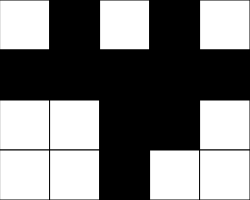
Frame 1 (no input)
Frame 60 (no input): identical to frame 1, image omitted
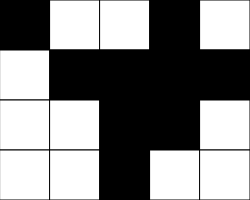
Frame 120 (the mouse pressed at the canvas centre since frame 60)

The p5.js sketch that drew these frames (run headless with seeded random() and noise() and a simulated clock; from frame 60 on, the mouse is pressed at the canvas centre):

// p5.js sketch
// ── sketch.js
// Puzzle Game Starter
// Lukas Scrobe
// Nov/6/2023
// make a game where you click tiles to colour the screen
// with black or white tiles

// Globals
let grid =[];
const NUM_ROWS = 4;
const NUM_COLS = 5;
let rectWidth = 50;
let rectHeight = 50;
let col;
let row;
let shiftSquare = 0;

function setup() {
  createCanvas(rectWidth * NUM_COLS, rectHeight * NUM_ROWS);
  randomStart();
}

function draw() {
  background(220);
  renderGrid();
  overlay();
  col = getCurrentX();
  row = getCurrentY();
  winCondition();
}

function mousePressed() {
  if(keyIsDown(SHIFT)){
    flip(col, row);
  }
  else{
    flip(col, row);
    if (row > 0) {
      flip(col, row - 1);
    }
    if (col < NUM_COLS - 1) {
      flip(col + 1, row);
    }
    if (col > 0) {
      flip(col - 1, row);
    }
    flip(col,row+1);
  }
}


function winCondition(x,y){
  let result = 0;
  for(let x = 0; x<5;x++){
    for(let y = 0;y<4;y++){
      if (grid[y][x] === 0){
        result += 1;
      }
      else{
        result -=1;
      }
    }
  }
  if (result === 20 || result === -20){
    for(let x = 0; x<5;x++){
      for(let y = 0;y<4;y++){
        grid[y][x] = 0;
      }
    }
    winText();
  }
}

function winText(){
  textSize(24);
  fill(176,11,105);
  text("You Win",NUM_COLS*15,NUM_ROWS*25);
}

function flip(x, y) {
  if (grid[y][x] === 0) {
    grid[y][x] = 255;
  }
  else {
    grid[y][x] = 0;
  }
}

function getCurrentX() {
  let constrainX = constrain(mouseX, 0, width - 1);
  return int(constrainX / rectWidth);
}

function getCurrentY() {
  let constrainY = constrain(mouseY, 0, height - 1);
  return int(constrainY / rectHeight);
}

function renderGrid() {
  for (let x = 0; x < NUM_COLS; x++) {
    for (let y = 0; y < NUM_ROWS; y++) {
      let fillValue = grid[y][x];
      fill(fillValue,);
      rect(x * rectWidth, y * rectHeight, rectWidth, rectHeight);
    }
  }
}

function overlay(){
  for (let x = 0; x < NUM_COLS; x++) {
    for (let y = 0; y < NUM_ROWS; y++) {
      if(shiftSquare === 1){
        if(x===col && y===row && shiftSquare === 1){
          rect(x * rectWidth, y * rectHeight, rectWidth, rectHeight);
          rect((x+1) * rectWidth, (y+1) * rectHeight, rectWidth, rectHeight);
          rect(x * rectWidth, (y-1) * rectHeight, rectWidth, rectHeight);
          rect((x+1) * rectWidth, y * rectHeight, rectWidth, rectHeight);
        }
      }
    }
  }
}

function randomStart(){
  for (let x = 0; x < NUM_ROWS;x++){
    let tempGrid = [];
    for (let y = 0; y < NUM_COLS;y++){
      let r = floor(random(2));
      if(r === 0){
        tempGrid.push(0);
      }
      else if (r === 1){
        tempGrid.push(255);
      }
    }
    grid.push(tempGrid);
  }   
}
